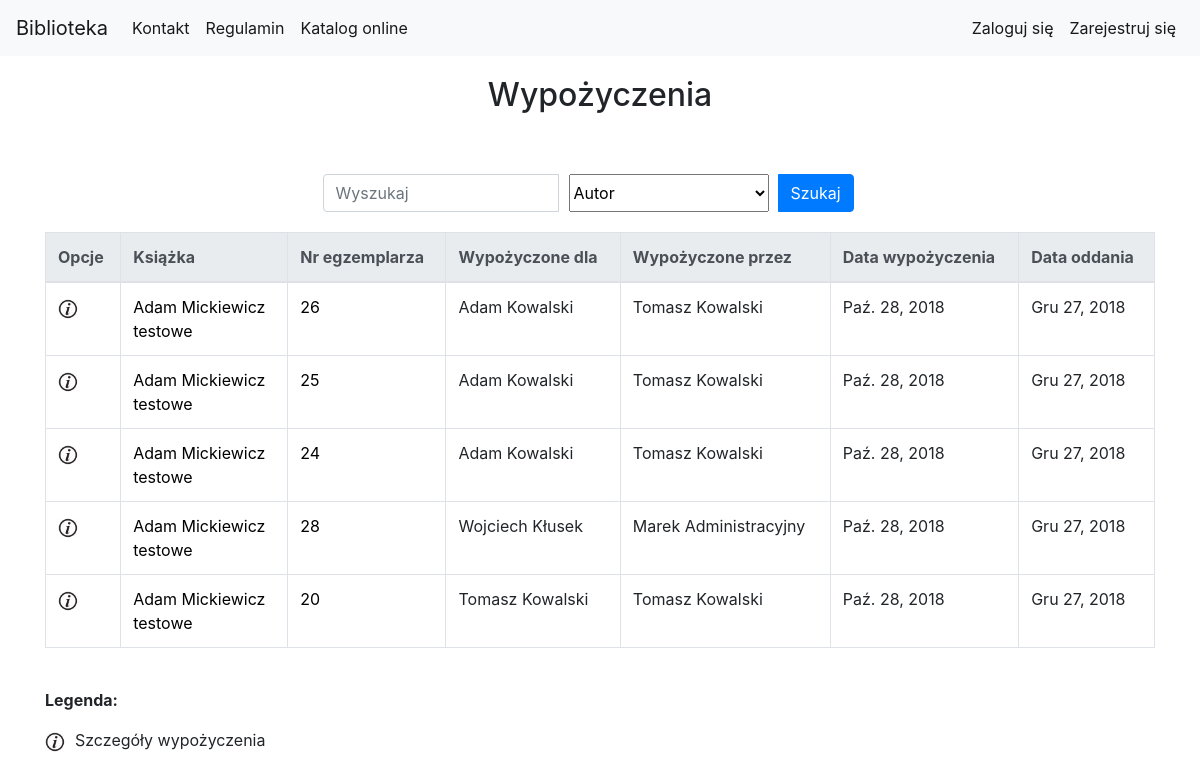
/library/borrow_list/, run on an earlier commit of the app's database.
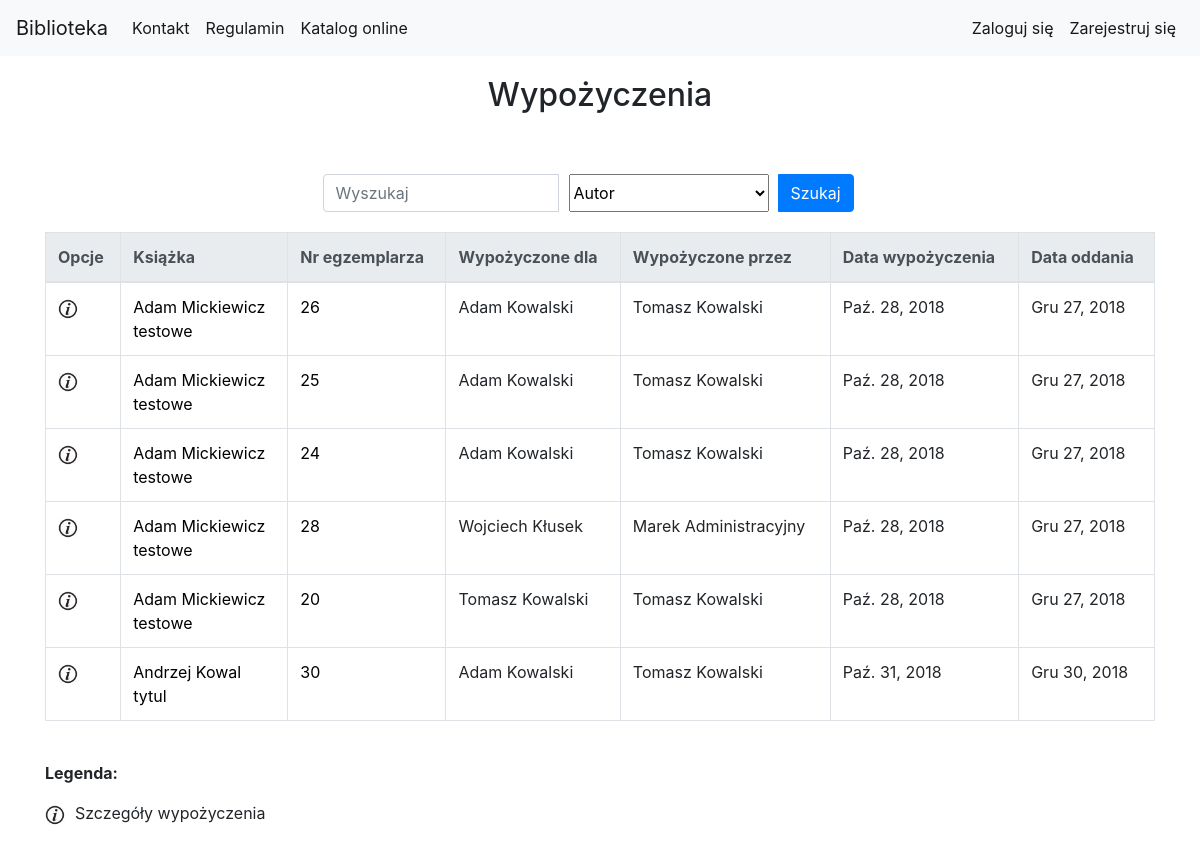
And on a later commit of the database.
### library_app/models.py (models this page shows, shortened)
class Borrow(models.Model):
    user = models.ForeignKey(User)
    borrow_librarian = models.ForeignKey(User, related_name="borrow_librarian")
    receive_librarian = models.ForeignKey(User, related_name="receive_librarian", null=True, blank=True)
    book_copy_id = models.ForeignKey(BookCopy, related_name="borrow_bookcopy")
    borrow_date = models.DateField(auto_now=True)
    receive_date = models.DateField(default=datetime.now()+timedelta(days=60))

class Author(models.Model):
    first_name = models.CharField(max_length=200)
    last_name = models.CharField(max_length=200)
    country = models.CharField(max_length=200)
    biography = models.TextField(default='', blank=True, null=True)
    birth_place = models.CharField(max_length=200, default='', blank=True, null=True)
    image_url = models.URLField(default='', blank=True, null=True)
    years_of_life = models.CharField(max_length=10, default='', blank=True, null=True)

class BookCopy(models.Model):
    book = models.ForeignKey(Book, related_name="bookcopies") #teraz w templatce mozemy z poziomu klasy book odnosic sie do obiektow bookcopy, np {{book.bookcopies.count}} da liczbe kopii ksiazek ktore maja w polu book id danej ksiazki
    is_borrowed = models.BooleanField(default=False)

class Book(models.Model):
    authors = models.ManyToManyField(Author, related_name='book_authors')
    category = models.ForeignKey(Category, related_name='book_categories')
    publishing_house = models.ForeignKey(PublishingHouse, related_name='publishing_houses')
    isbn = models.CharField(max_length=30, unique=True)
    title = models.CharField(max_length=200)
    description = models.TextField(blank=True, default='')
    publish_date = models.DateField(default=datetime.now, blank=True)
    edition = models.PositiveIntegerField(default=1)
    image_url = models.URLField(default='', blank=True, null=True)
    add_date = models.DateTimeField(auto_now=True)
    slug = models.SlugField(allow_unicode=True, unique=True)

### library_app/views.py (the view)
class BorrowListView(LoginRequiredMixin, SuperuserRequiredMixin, generic.ListView):
    login_url = reverse_lazy('no_permission')
    model = models.Borrow
    context_object_name = "borrow_list" #human-understandable name of variable to access from templates
    paginate_by = 10
    def get_queryset(self):
        search_query = self.request.GET.get("search_query")
        search_type = self.request.GET.get("search_type")
        if search_query is not None:
            if search_type == "title":
                return models.Borrow.objects.all().filter(book_copy_id__book__title__icontains=search_query)
            elif search_type == "author":
                authors_result = models.Borrow.objects.all().filter(book_copy_id__book__authors__first_name__icontains=search_query) | models.Borrow.objects.all().filter(book_copy_id__book__authors__last_name__icontains=search_query)
                return authors_result
            elif search_type == "bookcopy_nr":
                return models.Borrow.objects.all().filter(book_copy_id__id__icontains=search_query)
            elif search_type == "borrow_by_user":
                borrow_by_result = models.Borrow.objects.all().filter(user__first_name__contains=search_query) | models.Borrow.objects.all().filter(user__last_name__contains=search_query)
                return borrow_by_result
            elif search_type == "borrow_by_librarian":
                borrow_by_result = models.Borrow.objects.all().filter(borrow_librarian__first_name__contains=search_query) | models.Borrow.objects.all().filter(borrow_librarian__last_name__contains=search_query)
                return borrow_by_result
        else:
            return models.Borrow.objects.all()

### library_app/templates/library_app/borrow_list.html (shortened to what this page needs)
{% extends "base.html" %}
{% load static %}
{% block body_block %}
<div class="container">
    <div class="page-title">
        <h2>Wypożyczenia</h2>
    </div>
            <div class="search-bar">
                <form class="form-inline" action="{% url 'library_app:borrow_list' %}" method="GET">
                    <div class="input-group">
                        <input type="search" class="form-control" name="search_query" placeholder="Wyszukaj">
                        <select class="search-select" name="search_type">
                            <option value="author" selected>Autor</option>
                        </select>
                        <div class="input-group-append search-button">
                            <button class="btn btn-primary" type="submit">Szukaj</button>
                        </div>
                    </div>
                </form>
            </div>
    <table class="table table-bordered table-hover">
        <thead class="thead-light">
            <tr>
                <th scope="col">Opcje</th>
                <th scope="col">Książka</th>
                <th scope="col">Nr egzemplarza</th>
                <th scope="col">Wypożyczone dla</th>
                <th scope="col">Wypożyczone przez</th>
                <th scope="col">Data wypożyczenia</th>
                <th scope="col">Data oddania</th>
            </tr>
        </thead>
        <tbody>
            {% for borrow in borrow_list %}
            <tr>
                <td>
                    <a href="{% url 'library_app:borrow_detail' pk=borrow.pk %}"><img src="{% static 'website_icons/info_ico.png' %}" alt="Szczegóły" width="20" height="20"></a>
                </td>
                <td>
                    {% for author in borrow.book_copy_id.book.authors.all %}
                        <a href="{% url 'library_app:author_detail' pk=author.pk %}">{{author.first_name}} {{author.last_name}}</a>
                        <br>
                    {% endfor %}
                    <a href="{% url 'library_app:book_detail' pk=borrow.book_copy_id.book.pk %}">{{borrow.book_copy_id.book.title}}</a>
                </td>
                <td><a href="{% url 'library_app:bookcopy_detail' pk=borrow.book_copy_id.pk %}">{{borrow.book_copy_id.id}}</a></td>
                <td>{{borrow.user.get_full_name}}</td>
                <td>{{borrow.borrow_librarian.get_full_name}}</td>
                <td>{{borrow.borrow_date}}</td>
                <td>{{borrow.receive_date}}</td>
            </tr>
            {% endfor %}
        </tbody>
    </table>
        <div class="table-legend">
        <p><b>Legenda:</b></p>
        <p><img src="{% static 'website_icons/info_ico.png' %}" alt="Szczegóły" width="20" height="20">Szczegóły wypożyczenia</p>
    </div>
</div>
{% endblock %}

### templates/base.html (shortened to what this page needs)
<!DOCTYPE html>
{% load static %}
<html lang="pl">
<head>
    <link rel="stylesheet" href="{% static '/bootstrap/css/bootstrap.min.css' %}">
    <link rel="stylesheet" href="{% static 'css/style.css' %}">
</head>
<body>
    <nav class="navbar navbar-expand-lg navbar-light bg-light">
        <a class="navbar-brand" href="{% url 'index' %}">Biblioteka</a>
        <div class="collapse navbar-collapse" id="navbarNavDropdown">
            <ul class="navbar-nav">
                <li class="nav-item active">
                    <a class="nav-link" href="{% url 'contact' %}">Kontakt</a>
                </li>
                <li class="nav-item active">
                    <a class="nav-link" href="{% url 'regulations' %}">Regulamin</a>
                </li>
                <li class="nav-item active">
                    <a class="nav-link" href="{% url 'library_app:book_list' %}">Katalog online</a>
                </li>
            </ul>
            <ul class="nav navbar-nav ml-auto">
                {% if user.is_authenticated and user.is_superuser %}
                    <li class="nav-item dropdown active">
                        <a class="nav-link dropdown-toggle" href="#" id="BorrowBook" data-toggle="dropdown" aria-haspopup="true"
                            aria-expanded="false">
                            Wypożyczanie
                        </a>
                        <div class="dropdown-menu" aria-labelledby="BorrowBook">
                            <a class="dropdown-item" href="{% url 'library_app:borrow_create' %}">Wypożycz egzemplarz książki</a>
                            <div class="dropdown-divider"></div>
                            <a class="dropdown-item" href="{% url 'library_app:bookcopy_list' %}">Lista egzemplarzy</a>
                            <a class="dropdown-item" href="{% url 'library_app:borrow_list' %}">Lista wypożyczeń</a>
                            <a class="dropdown-item" href="{% url 'library_app:borrow_list' %}">Historia wypożyczeń @TODO</a>
                        </div>
                    </li>
                    <li class="nav-item dropdown active">
                        <a class="nav-link dropdown-toggle" href="#" id="ManageLibrary" data-toggle="dropdown" aria-haspopup="true"
                            aria-expanded="false">
                            Zarządzaj biblioteką
                        </a>
                        <div class="dropdown-menu" aria-labelledby="ManageLibrary">
                            <a class="dropdown-item" href="{% url 'library_app:book_create' %}">Dodaj książkę</a>
                            <a class="dropdown-item" href="{% url 'library_app:bookcopy_create' %}">Dodaj egzemplarz książki</a>
                            <div class="dropdown-divider"></div>
                            <a class="dropdown-item" href="{% url 'library_app:author_create' %}">Dodaj autora</a>
                            <a class="dropdown-item" href="{% url 'library_app:publishinghouse_create' %}">Dodaj wydawnictwo</a>
                            <a class="dropdown-item" href="{% url 'library_app:category_create' %}">Dodaj kategorię</a>
                        </div>
                    </li>
                    <li class="nav-item active">
                        <a class="nav-link">Bibliotekarz {{user.first_name}} {{user.last_name}}</a>
                    </li>
                    <li class="nav-item active">
                        <a class="nav-link" href="{% url 'accounts:logout' %}">Wyloguj</a>
                    </li>
                {% else %}
                    <li class="nav-item active">
                        <a class="nav-link" href="{% url 'accounts:login' %}">Zaloguj się</a>
                    </li>
                    <li class="nav-item active">
                        <a class="nav-link" href="{% url 'accounts:signup' %}">Zarejestruj się</a>
                    </li>
                {% endif %}
            </ul>
        </div>
    </nav>
         {% block body_block %}{% endblock %}
</body>
</html>

### static/css/style.css (style rules this page uses)
.page-title { margin-top: 20px; margin-bottom: 20px; text-align: center; }
ul { list-style: none; }
a { text-decoration: none; color: black; }
.table-legend { margin-bottom: 100px; }
.table-legend img { margin-right: 10px; }
.search-bar { padding-top: 40px; padding-bottom: 20px; margin: 0 auto; width: 50%; }
.search-button { width: 100px; }
.search-select { width: 200px; margin-right: 10px; margin-left: 10px; }

What changed in the data, as far as the page shows it:
added Borrow: book_copy_id.book "tytul", book_copy_id.id "30", user.get_full_name "Adam Kowalski", borrow_librarian.get_full_name "Tomasz Kowalski", borrow_date "Paź. 31, 2018", receive_date "Gru 30, 2018"
now on this page (row unchanged): Author: first_name "Andrzej", last_name "Kowal", shown under "tytul"
